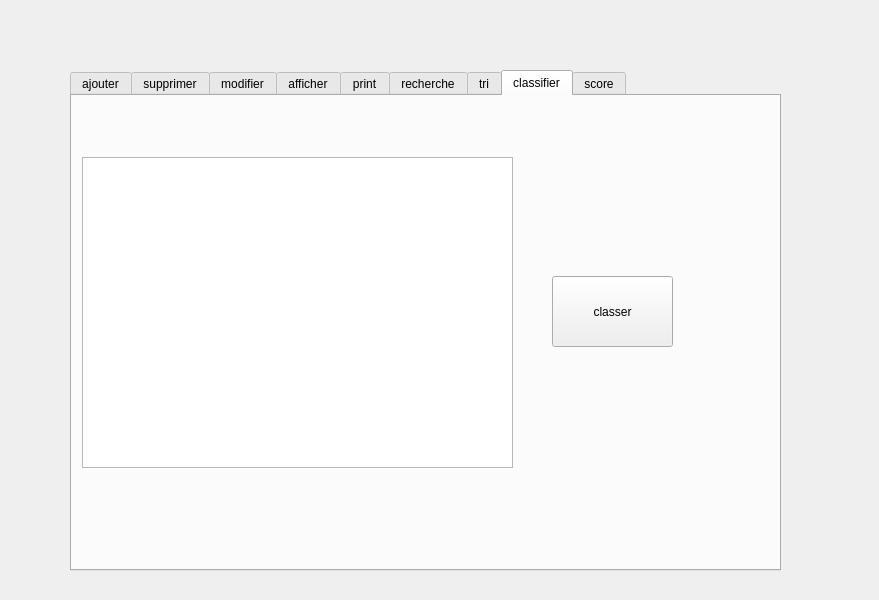
<?xml version="1.0" encoding="UTF-8"?>
<ui version="4.0">
 <class>dialog_service</class>
 <widget class="QDialog" name="dialog_service">
  <property name="geometry">
   <rect>
    <x>0</x>
    <y>0</y>
    <width>879</width>
    <height>600</height>
   </rect>
  </property>
  <property name="windowTitle">
   <string>Dialog</string>
  </property>
  <widget class="QTabWidget" name="tabWidget">
   <property name="geometry">
    <rect>
     <x>70</x>
     <y>70</y>
     <width>711</width>
     <height>501</height>
    </rect>
   </property>
   <property name="currentIndex">
    <number>7</number>
   </property>
   <widget class="QWidget" name="ajouter">
    <attribute name="title">
     <string>ajouter</string>
    </attribute>
    <widget class="QGroupBox" name="groupBox">
     <property name="geometry">
      <rect>
       <x>80</x>
       <y>30</y>
       <width>511</width>
       <height>411</height>
      </rect>
     </property>
     <property name="title">
      <string>ajouter</string>
     </property>
     <widget class="QLabel" name="label">
      <property name="geometry">
       <rect>
        <x>50</x>
        <y>90</y>
        <width>56</width>
        <height>16</height>
       </rect>
      </property>
      <property name="text">
       <string>nom</string>
      </property>
     </widget>
     <widget class="QLabel" name="label_2">
      <property name="geometry">
       <rect>
        <x>40</x>
        <y>140</y>
        <width>61</width>
        <height>16</height>
       </rect>
      </property>
      <property name="text">
       <string>description</string>
      </property>
     </widget>
     <widget class="QLabel" name="label_3">
      <property name="geometry">
       <rect>
        <x>50</x>
        <y>180</y>
        <width>56</width>
        <height>16</height>
       </rect>
      </property>
      <property name="text">
       <string>prix</string>
      </property>
     </widget>
     <widget class="QLineEdit" name="lineEdit">
      <property name="geometry">
       <rect>
        <x>130</x>
        <y>90</y>
        <width>113</width>
        <height>22</height>
       </rect>
      </property>
     </widget>
     <widget class="QLineEdit" name="lineEdit_2">
      <property name="geometry">
       <rect>
        <x>130</x>
        <y>130</y>
        <width>113</width>
        <height>22</height>
       </rect>
      </property>
     </widget>
     <widget class="QLineEdit" name="lineEdit_3">
      <property name="geometry">
       <rect>
        <x>130</x>
        <y>170</y>
        <width>113</width>
        <height>22</height>
       </rect>
      </property>
     </widget>
     <widget class="QPushButton" name="pushButton45">
      <property name="geometry">
       <rect>
        <x>310</x>
        <y>230</y>
        <width>93</width>
        <height>28</height>
       </rect>
      </property>
      <property name="text">
       <string>valider</string>
      </property>
     </widget>
     <widget class="QLabel" name="label_7">
      <property name="geometry">
       <rect>
        <x>50</x>
        <y>50</y>
        <width>56</width>
        <height>16</height>
       </rect>
      </property>
      <property name="text">
       <string>id-service</string>
      </property>
     </widget>
     <widget class="QLineEdit" name="lineEdit_5">
      <property name="geometry">
       <rect>
        <x>130</x>
        <y>50</y>
        <width>113</width>
        <height>22</height>
       </rect>
      </property>
     </widget>
    </widget>
   </widget>
   <widget class="QWidget" name="supprimer">
    <attribute name="title">
     <string>supprimer</string>
    </attribute>
    <widget class="QGroupBox" name="groupBox_2">
     <property name="geometry">
      <rect>
       <x>120</x>
       <y>90</y>
       <width>391</width>
       <height>291</height>
      </rect>
     </property>
     <property name="title">
      <string/>
     </property>
     <widget class="QLabel" name="label_6">
      <property name="geometry">
       <rect>
        <x>10</x>
        <y>60</y>
        <width>56</width>
        <height>16</height>
       </rect>
      </property>
      <property name="text">
       <string>id-service</string>
      </property>
     </widget>
     <widget class="QLineEdit" name="lineEdit_4">
      <property name="geometry">
       <rect>
        <x>90</x>
        <y>60</y>
        <width>113</width>
        <height>22</height>
       </rect>
      </property>
     </widget>
     <widget class="QPushButton" name="pushButton_2">
      <property name="geometry">
       <rect>
        <x>210</x>
        <y>60</y>
        <width>93</width>
        <height>28</height>
       </rect>
      </property>
      <property name="text">
       <string>supprimer</string>
      </property>
     </widget>
    </widget>
   </widget>
   <widget class="QWidget" name="modifier">
    <attribute name="title">
     <string>modifier</string>
    </attribute>
    <widget class="QLabel" name="label_5">
     <property name="geometry">
      <rect>
       <x>70</x>
       <y>70</y>
       <width>56</width>
       <height>16</height>
      </rect>
     </property>
     <property name="text">
      <string/>
     </property>
    </widget>
    <widget class="QGroupBox" name="groupBox_3">
     <property name="geometry">
      <rect>
       <x>110</x>
       <y>80</y>
       <width>541</width>
       <height>381</height>
      </rect>
     </property>
     <property name="title">
      <string/>
     </property>
     <widget class="QPushButton" name="pushButton">
      <property name="geometry">
       <rect>
        <x>310</x>
        <y>270</y>
        <width>93</width>
        <height>28</height>
       </rect>
      </property>
      <property name="text">
       <string>modifer</string>
      </property>
     </widget>
     <widget class="QLineEdit" name="lineEdit_6">
      <property name="geometry">
       <rect>
        <x>210</x>
        <y>50</y>
        <width>113</width>
        <height>22</height>
       </rect>
      </property>
     </widget>
     <widget class="QLineEdit" name="lineEdit_8">
      <property name="geometry">
       <rect>
        <x>210</x>
        <y>90</y>
        <width>113</width>
        <height>22</height>
       </rect>
      </property>
     </widget>
     <widget class="QLineEdit" name="lineEdit_9">
      <property name="geometry">
       <rect>
        <x>210</x>
        <y>130</y>
        <width>113</width>
        <height>22</height>
       </rect>
      </property>
     </widget>
     <widget class="QLineEdit" name="lineEdit_10">
      <property name="geometry">
       <rect>
        <x>210</x>
        <y>170</y>
        <width>113</width>
        <height>22</height>
       </rect>
      </property>
     </widget>
     <widget class="QLabel" name="label_8">
      <property name="geometry">
       <rect>
        <x>110</x>
        <y>50</y>
        <width>56</width>
        <height>16</height>
       </rect>
      </property>
      <property name="text">
       <string>id-service</string>
      </property>
     </widget>
     <widget class="QLabel" name="label_4">
      <property name="geometry">
       <rect>
        <x>110</x>
        <y>90</y>
        <width>56</width>
        <height>16</height>
       </rect>
      </property>
      <property name="text">
       <string>nom</string>
      </property>
     </widget>
     <widget class="QLabel" name="label_17">
      <property name="geometry">
       <rect>
        <x>100</x>
        <y>130</y>
        <width>61</width>
        <height>16</height>
       </rect>
      </property>
      <property name="text">
       <string>description</string>
      </property>
     </widget>
     <widget class="QLabel" name="label_18">
      <property name="geometry">
       <rect>
        <x>110</x>
        <y>170</y>
        <width>56</width>
        <height>16</height>
       </rect>
      </property>
      <property name="text">
       <string>prix</string>
      </property>
     </widget>
    </widget>
   </widget>
   <widget class="QWidget" name="afficher">
    <attribute name="title">
     <string>afficher</string>
    </attribute>
    <widget class="QTableView" name="tableView">
     <property name="geometry">
      <rect>
       <x>180</x>
       <y>100</y>
       <width>256</width>
       <height>192</height>
      </rect>
     </property>
    </widget>
    <widget class="QPushButton" name="pushButton_4">
     <property name="geometry">
      <rect>
       <x>340</x>
       <y>320</y>
       <width>93</width>
       <height>28</height>
      </rect>
     </property>
     <property name="text">
      <string>PushButton</string>
     </property>
    </widget>
   </widget>
   <widget class="QWidget" name="print">
    <attribute name="title">
     <string>print</string>
    </attribute>
    <widget class="QPushButton" name="pushButton_5">
     <property name="geometry">
      <rect>
       <x>310</x>
       <y>280</y>
       <width>121</width>
       <height>51</height>
      </rect>
     </property>
     <property name="text">
      <string>print </string>
     </property>
    </widget>
   </widget>
   <widget class="QWidget" name="recherche">
    <attribute name="title">
     <string>recherche</string>
    </attribute>
    <widget class="QTableView" name="tableView_2">
     <property name="geometry">
      <rect>
       <x>95</x>
       <y>140</y>
       <width>471</width>
       <height>192</height>
      </rect>
     </property>
    </widget>
    <widget class="QPushButton" name="pushButton_3">
     <property name="geometry">
      <rect>
       <x>370</x>
       <y>70</y>
       <width>141</width>
       <height>41</height>
      </rect>
     </property>
     <property name="text">
      <string>rechercher</string>
     </property>
    </widget>
    <widget class="QLineEdit" name="lineEdit_7">
     <property name="geometry">
      <rect>
       <x>170</x>
       <y>70</y>
       <width>141</width>
       <height>41</height>
      </rect>
     </property>
    </widget>
   </widget>
   <widget class="QWidget" name="tri">
    <attribute name="title">
     <string>tri</string>
    </attribute>
    <widget class="QPushButton" name="pushButton_6">
     <property name="geometry">
      <rect>
       <x>280</x>
       <y>10</y>
       <width>211</width>
       <height>51</height>
      </rect>
     </property>
     <property name="text">
      <string>tri descroissant</string>
     </property>
    </widget>
    <widget class="QTableView" name="tableView_3">
     <property name="geometry">
      <rect>
       <x>50</x>
       <y>100</y>
       <width>591</width>
       <height>341</height>
      </rect>
     </property>
    </widget>
   </widget>
   <widget class="QWidget" name="widget">
    <attribute name="title">
     <string>classifier</string>
    </attribute>
    <widget class="QPushButton" name="pushButton_7">
     <property name="geometry">
      <rect>
       <x>480</x>
       <y>180</y>
       <width>121</width>
       <height>71</height>
      </rect>
     </property>
     <property name="text">
      <string>classer</string>
     </property>
    </widget>
    <widget class="QTableView" name="tableView_4">
     <property name="geometry">
      <rect>
       <x>10</x>
       <y>61</y>
       <width>431</width>
       <height>311</height>
      </rect>
     </property>
    </widget>
   </widget>
   <widget class="QWidget" name="tab">
    <attribute name="title">
     <string>score</string>
    </attribute>
    <widget class="QPushButton" name="pushButton_8">
     <property name="geometry">
      <rect>
       <x>490</x>
       <y>110</y>
       <width>93</width>
       <height>28</height>
      </rect>
     </property>
     <property name="text">
      <string>prix inférieur a </string>
     </property>
    </widget>
    <widget class="QTableView" name="tableView_5">
     <property name="geometry">
      <rect>
       <x>80</x>
       <y>80</y>
       <width>361</width>
       <height>321</height>
      </rect>
     </property>
    </widget>
    <widget class="QPushButton" name="pushButton_9">
     <property name="geometry">
      <rect>
       <x>490</x>
       <y>200</y>
       <width>93</width>
       <height>28</height>
      </rect>
     </property>
     <property name="text">
      <string>prix entre </string>
     </property>
    </widget>
    <widget class="QPushButton" name="pushButton_10">
     <property name="geometry">
      <rect>
       <x>480</x>
       <y>300</y>
       <width>93</width>
       <height>28</height>
      </rect>
     </property>
     <property name="text">
      <string>prix supérieur a</string>
     </property>
    </widget>
   </widget>
  </widget>
 </widget>
 <resources/>
 <connections/>
</ui>
